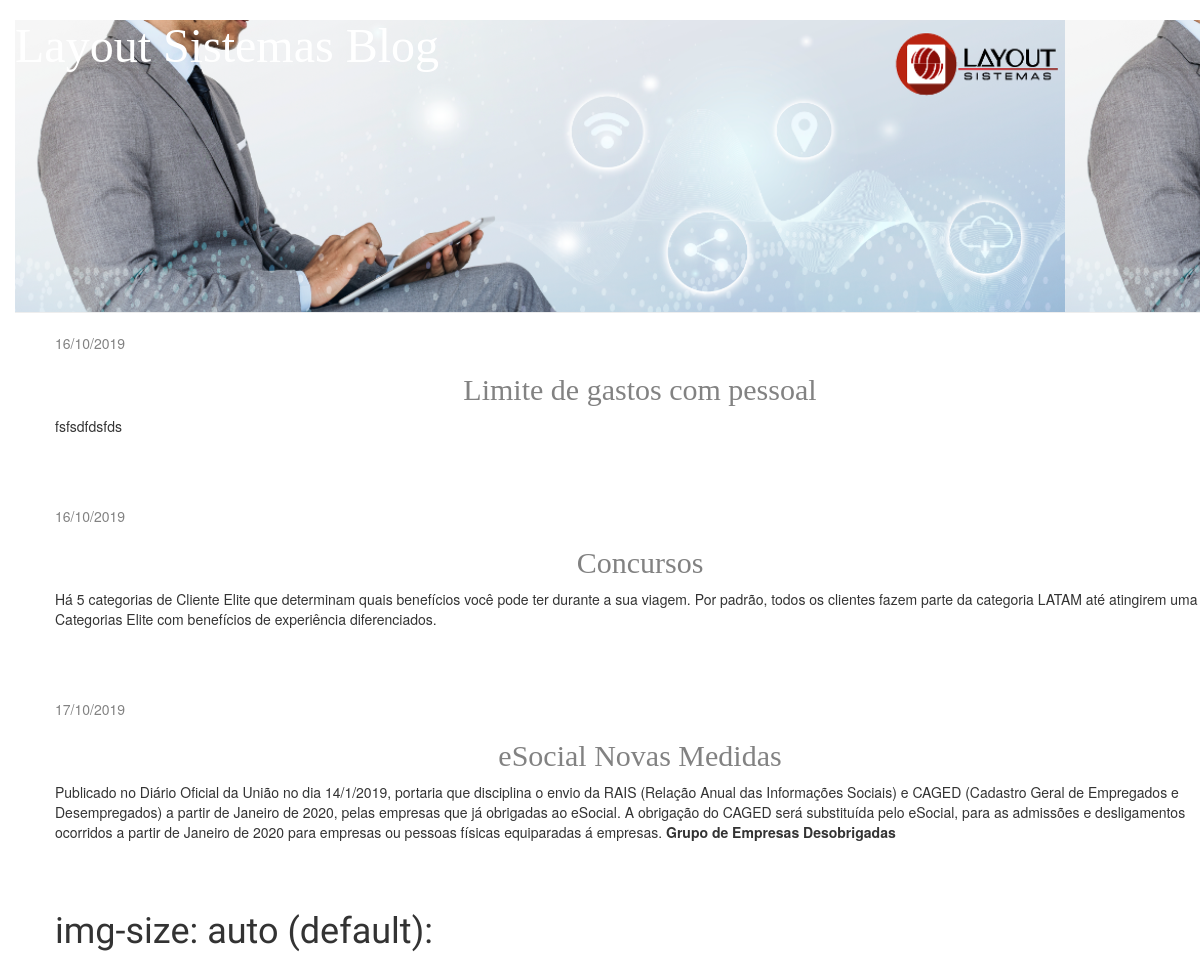
The app's page /, older data.
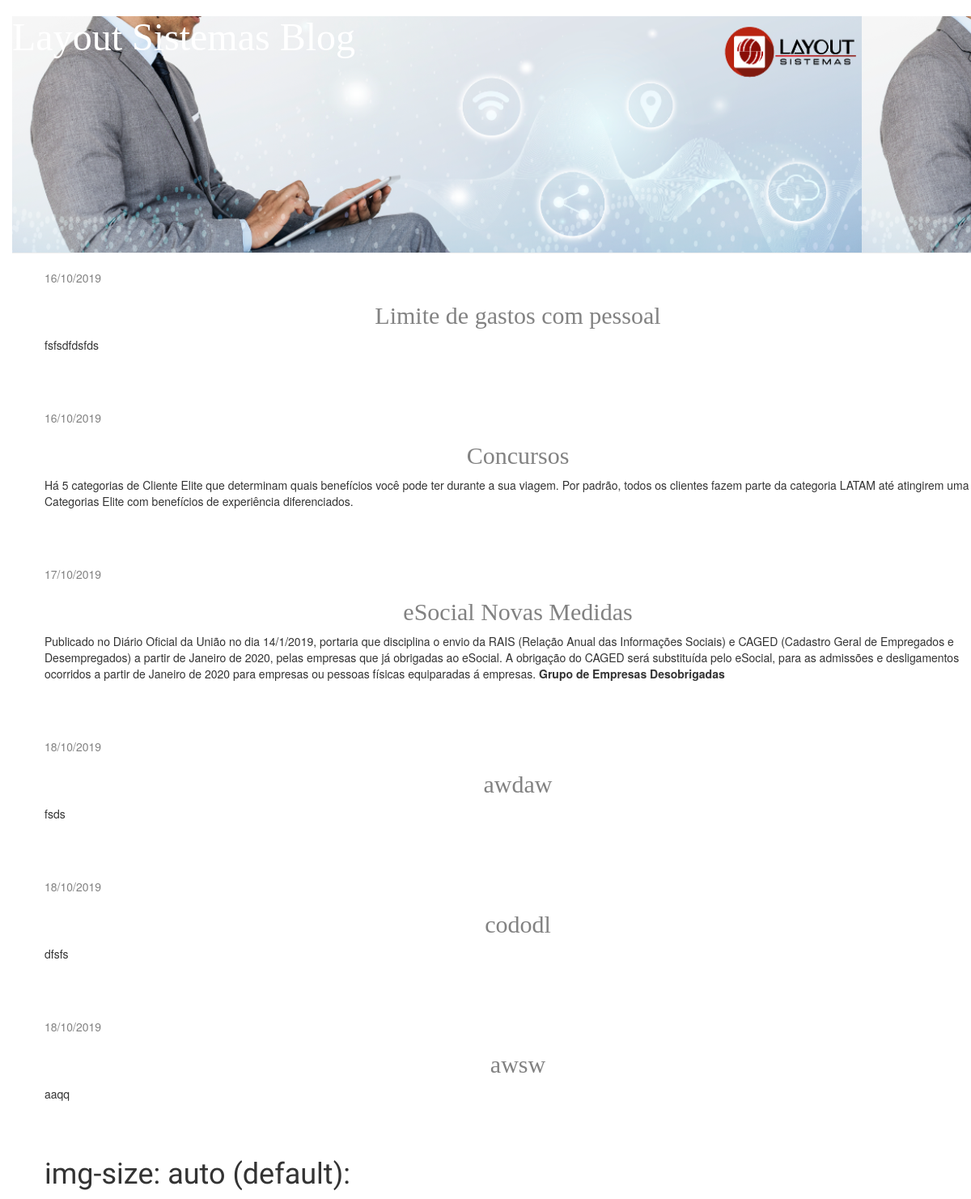
The same page, newer data.
### blog/models.py (models this page shows, shortened)
class Post(models.Model):
    author = models.ForeignKey(settings.AUTH_USER_MODEL, on_delete=models.CASCADE)
    title = models.CharField(max_length=200)
    text = models.TextField()
    text_mais = models.TextField(null=True)
    created_date = models.DateTimeField(default=timezone.now)
    published_date = models.DateTimeField(blank=True, null=True)
    image = models.FileField(upload_to="static\img", null=True)

### blog/views.py (the view)
# urls.py: path('', views.post_list, name='post_list'),
def post_list(request):
    posts = Post.objects.filter(published_date__lte=timezone.now()).order_by('published_date')
    return render(request, 'blog/post_list.html', {'posts': posts})

### blog/templates/blog/post_list.html (shortened to what this page needs)
{% extends 'blog/base.html' %}
{% load static %}
{% block content %}
{% for post in posts %}
<div class="post">
    <div class="date">
        <p>{{ post.published_date|date:"d/m/Y" }}</p>
    </div>
    <h2><a href="{% url 'post_detail' pk=post.pk %}">{{ post.title }}</a></h2>
    <p>{{ post.text|safe   }}</p>
</div>
{% endfor %}
{% endblock %}

### blog/templates/blog/base.html (shortened to what this page needs)
{% load static %}
<html>
    <head>
        <link rel="stylesheet" href="//maxcdn.bootstrapcdn.com/bootstrap/3.2.0/css/bootstrap.min.css">
        <link rel="stylesheet" href="//maxcdn.bootstrapcdn.com/bootstrap/3.2.0/css/bootstrap-theme.min.css">
        <link rel="stylesheet" href="{% static 'css/blog.css' %}">
        <link href="//netdna.bootstrapcdn.com/font-awesome/4.3.0/css/font-awesome.css" rel="stylesheet">
    </head>
    <body>
        <div class="page-header">
            <h1><a href="/">Layout Sistemas Blog</a></h1>
        </div>
        <div class="content container">
            <div class="row">
                {% block content %}
                {% endblock %}
                <h1>img-size: auto (default):</h1>
                </div>
            </div>
    </body>
</html>

### static/css/blog.css (style rules this page uses)
h1 a, h2 a { color:#B50605; font-family: 'Calibri'; }
body { padding-left: 15px; }
.page-header { background-color: #B50605; margin-top: 0; height: 293px; padding: 0px -1px 0px 0px; background-image: url("http://127.0.0.1:8000/static/img/Imagem_Topo_Blog4.png"); background-size: auto; background-origin: content-box; }
.page-header h1, .page-header h1 a, .page-header h1 a:visited, .page-header h1 a:active { color: #ffffff; font-size: 36pt; text-decoration: none; }
.content { margin-left: 40px; }
h1, h2, h3, h4 { font-family: 'Lobster', cursive; }
.date { color: #828282; }
.post { margin-bottom: 70px; text-align: left; }
.post h2 a, .post h2 a:visited { color: #828282; text-align: center; background-size: 300px 100px; }
h2 { text-align: center; }

Row changes from the older to the newer data that the page shows:
added Post: published_date "18/10/2019", title "awdaw", text "fsds"
added Post: published_date "18/10/2019", title "cododl", text "dfsfs"
added Post: published_date "18/10/2019", title "awsw", text "aaqq"
